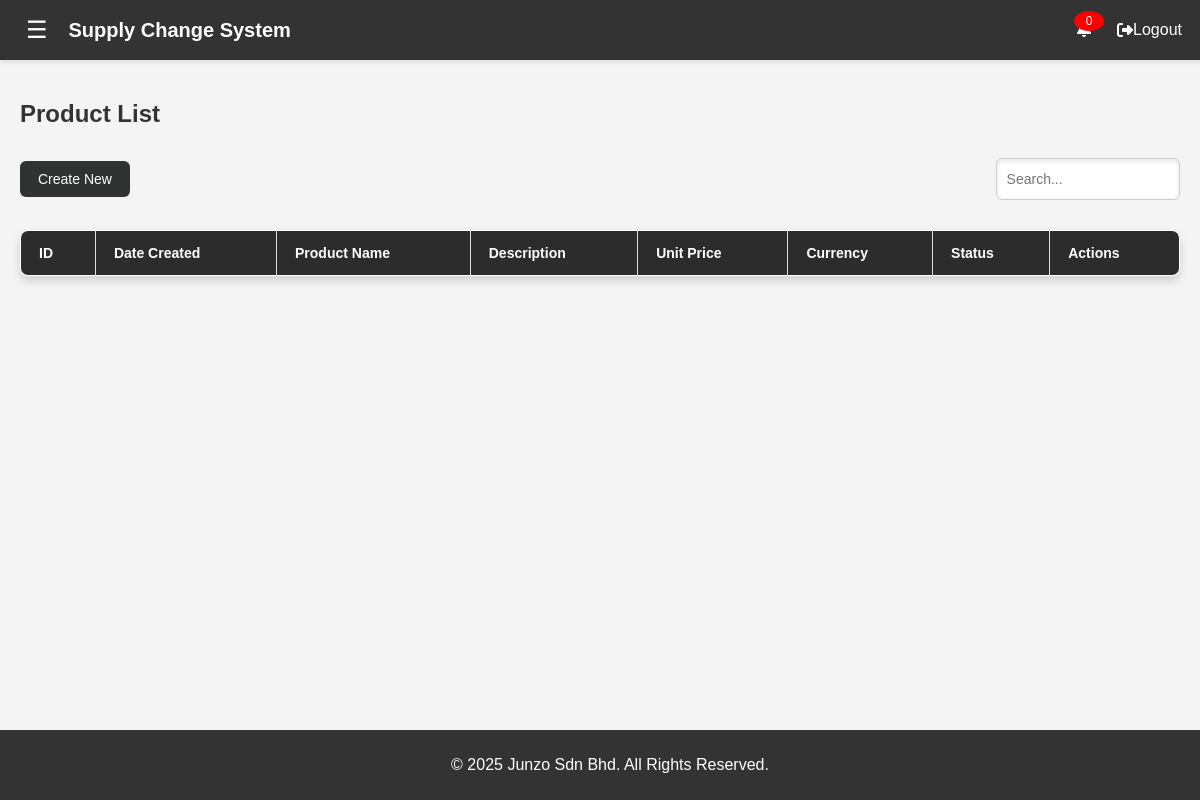
The page /products.php (signed in) on the database as committed earlier.
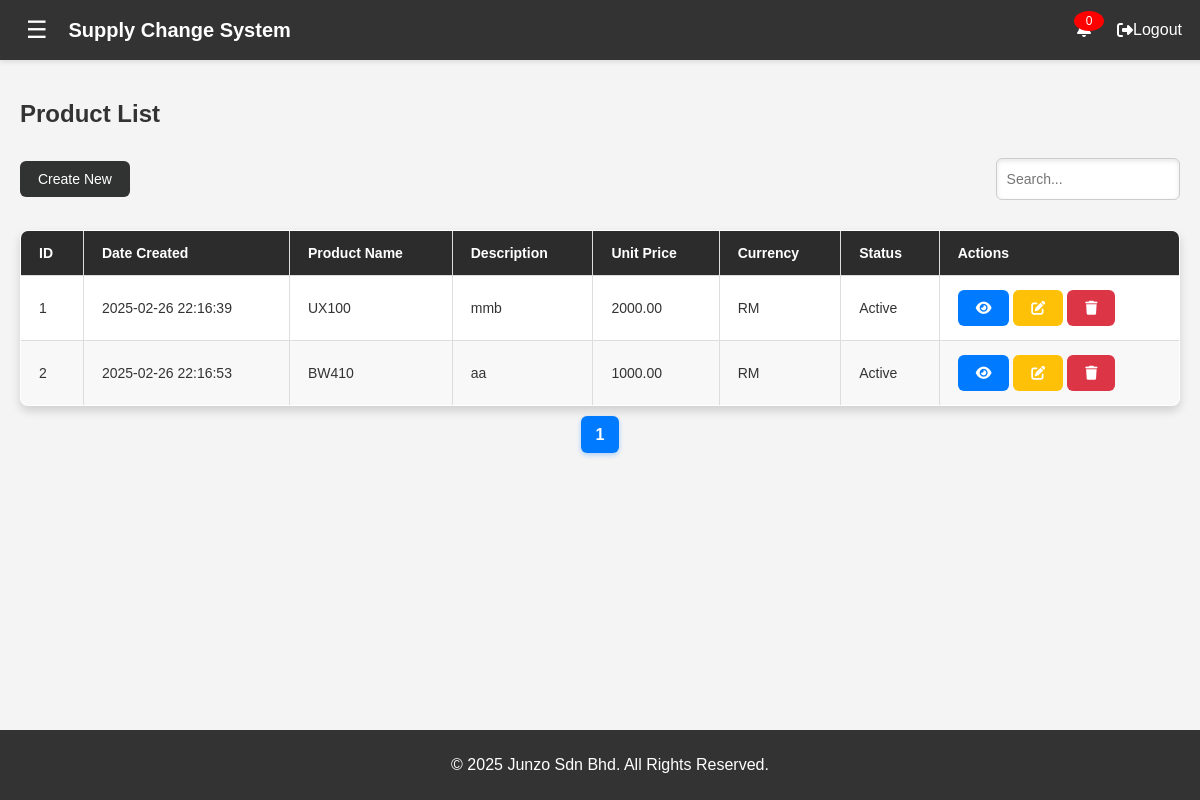
The same page on the database as committed later.
### tables this page shows
CREATE TABLE `products` (
  `product_id` int(11) NOT NULL,
  `date_created` timestamp NOT NULL DEFAULT current_timestamp(),
  `product_name` varchar(255) NOT NULL,
  `description` text DEFAULT NULL,
  `unit_price` decimal(10,2) NOT NULL,
  `currency` enum('RM','USD','INR') NOT NULL,
  `status` enum('Inactive','Active') NOT NULL DEFAULT 'Active'
);

### products.php (the view, shortened to what this page needs)
<?php
    include 'header.php';
    $limit = 10;
    $page = isset($_GET['page']) ? $_GET['page'] : 1;
    $start = ($page - 1) * $limit;
    $search = isset($_GET['search']) ? $_GET['search'] : '';
    $query = "SELECT * FROM products WHERE product_name LIKE ? OR currency LIKE ? LIMIT ?, ?";
    $stmt = $conn->prepare($query);
    $searchParam = "%$search%";
    $stmt->bind_param("ssii", $searchParam, $searchParam, $start, $limit);
    $stmt->execute();
    $result = $stmt->get_result();
    $totalQuery = "SELECT COUNT(*) AS total FROM products WHERE product_name LIKE ? OR currency LIKE ?";
    $stmtTotal = $conn->prepare($totalQuery);
    $stmtTotal->bind_param("ss", $searchParam, $searchParam);
    $stmtTotal->execute();
    $totalResult = $stmtTotal->get_result()->fetch_assoc();
    $total = $totalResult['total'];
    $pages = ceil($total / $limit);
?>
</head>
<body>
    <div class="container">
        <h2>Product List</h2>
        <div class="header-row">
            <div class="button-container">
                <button class="btn btn-success" onclick="openModal()">Create New</button>
            </div>
            <div class="search-container">
                <input type="text" id="search" placeholder="Search...">
            </div>
        </div>
        <table border="1">
            <thead>
                <tr>
                    <th>ID</th>
                    <th>Date Created</th>
                    <th>Product Name</th>
                    <th>Description</th>
                    <th>Unit Price</th>
                    <th>Currency</th>
                    <th>Status</th>
                    <th>Actions</th>
                </tr>
            </thead>
            <tbody>
                <?php while ($row = $result->fetch_assoc()): ?>
                    <tr>
                        <td><?php echo $row['product_id']; ?></td>
                        <td><?php echo $row['date_created']; ?></td>
                        <td><?php echo $row['product_name']; ?></td>
                        <td><?php echo $row['description']; ?></td>
                        <td><?php echo $row['unit_price']; ?></td>
                        <td><?php echo $row['currency']; ?></td>
                        <td><?php echo $row['status']; ?></td>
                        <td>
                            <a href="view_product.php?id=<?php echo $row['product_id']; ?>" class="btn btn-info"><i class="fas fa-eye"></i></a>
                            <a href="edit_product.php?id=<?php echo $row['product_id']; ?>" class="btn btn-warning"><i class="fas fa-edit"></i></a>
                            <a href="delete_product.php?id=<?php echo $row['product_id']; ?>" class="btn btn-danger" onclick="return confirm('Are you sure?');"><i class="fas fa-trash"></i></a>
                        </td>
                    </tr>
                <?php endwhile; ?>
            </tbody>
        </table>
        <div class="pagination">
            <?php for ($i = 1; $i <= $pages; $i++): ?>
                <a href="?page=<?php echo $i; ?>&search=<?php echo urlencode($search); ?>" class="<?php echo $i == $page ? 'active' : ''; ?>"><?php echo $i; ?></a>
            <?php endfor; ?>
        </div>
    </div>
    <?php include 'footer.php'; ?>
</body>
</html>

Rows that differ between the two databases and show on the page:
added products: product_id "1", date_created "2025-02-26 22:16:39", product_name "UX100", description "mmb", unit_price "2000.00", currency "RM", status "Active"
added products: product_id "2", date_created "2025-02-26 22:16:53", product_name "BW410", description "aa", unit_price "1000.00", currency "RM", status "Active"
Other text that changed with them:
new list line: "1"
